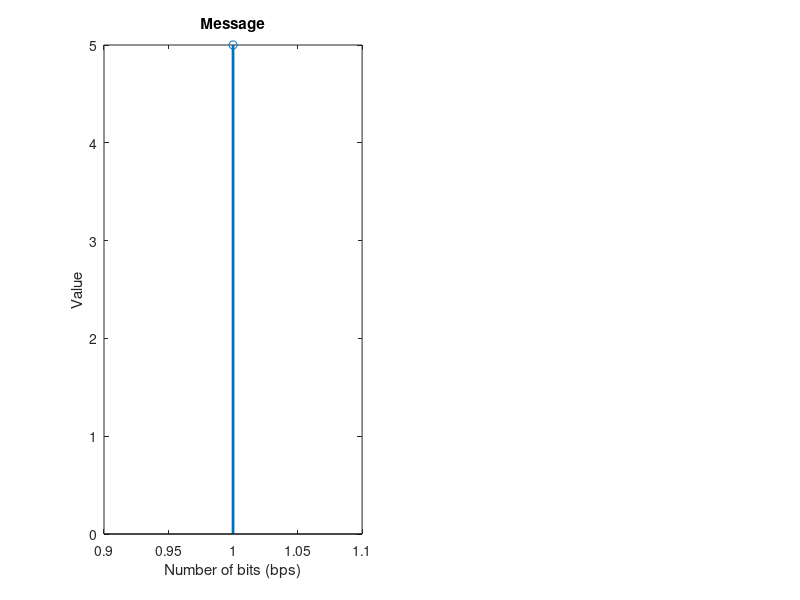

MATLAB code for this plot: (Note: this script raises an error after producing the figure.)
clc
clear all
% taking input message from user
message = input('Enter binary data with spaces eg: [1 1 0 0 1] : ');
f1 = 1; % frequency for binary-0
f2 = 2; % frequency for binary-1
fs = 1000; % sampling frequency
t = [0:1/fs:1]; % time duration for 1-pulse
x = sin(2*pi*f2*t); % sinusoid representing binary-1
y = sin(2*pi*f1*t); % sinusoid representing binary-0
% generating timing vector
tim = t;
for(i=1:length(message)-1)
tim = [tim i+t];
end
% creating BFSK signal
fsk_sig = [];
for i=1:length(message)
if(message(i) == 0)
fsk_sig = [fsk_sig y];
else
fsk_sig = [fsk_sig x];
end
end
% plotting BFSK signal w.r.t timing vector
figure;
subplot(121);
stem(message, 'linewidth', 2);
title('Message');
xlabel('Number of bits (bps)');
ylabel('Value');
axis([1 length(message) -0.5 1.5]);
grid on;
subplot(122);
plot(tim(1,1:(length(message)*1000)),fsk_sig(1,1:(length(message)*1000)), 'linewidth', 1.5);
title('BFSK Signal');
xlabel('Number of bits (bps)');
ylabel('Signal level');
axis([0 length(message) -1.5 1.5]);
grid on;